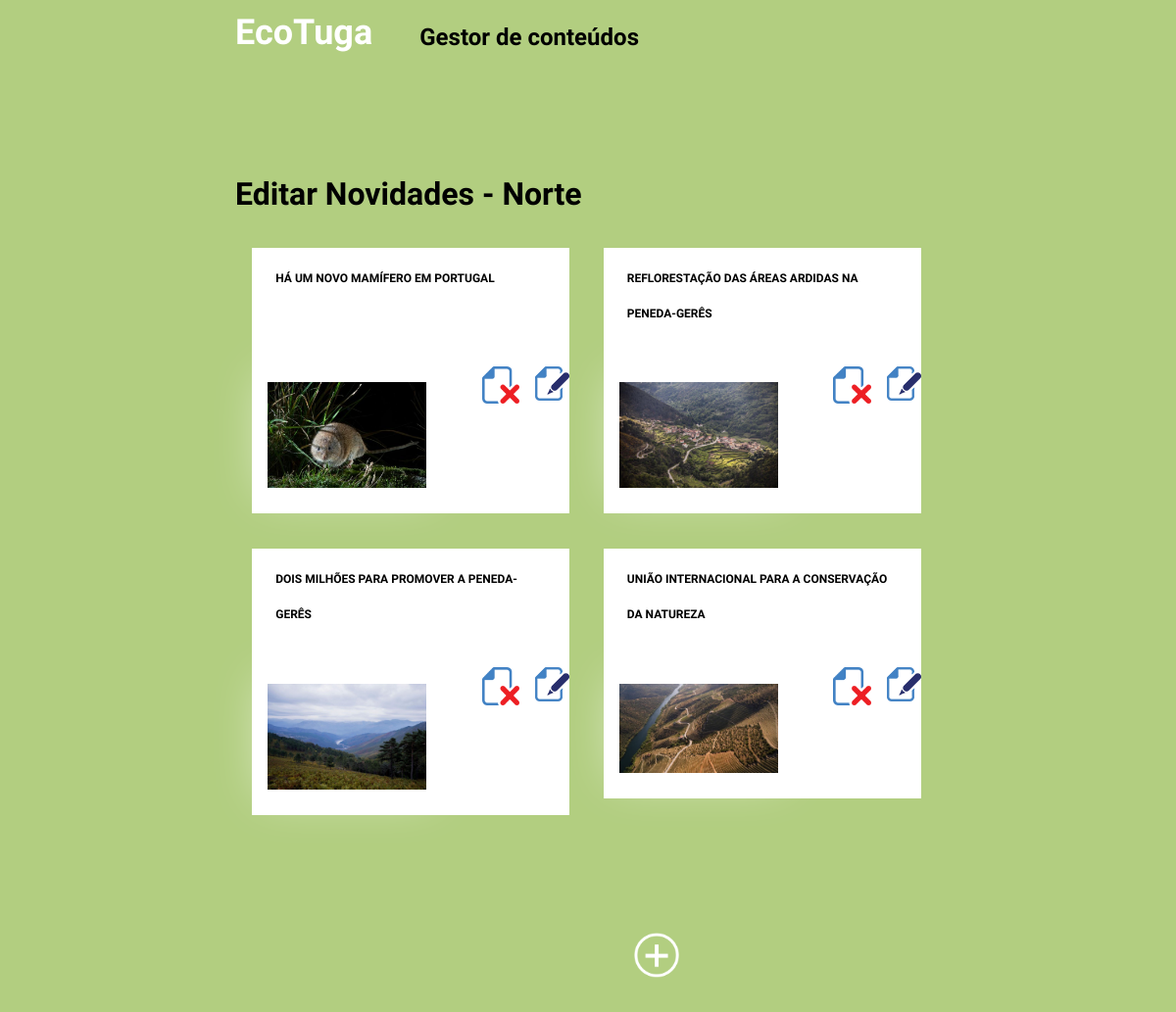
Page /admin/norte.php on the committed database.
### tables this page shows
CREATE TABLE IF NOT EXISTS `norte` (
  `id` int(11) NOT NULL AUTO_INCREMENT,
  `lugar` text NOT NULL,
  `titulo` text NOT NULL,
  `descricao` text NOT NULL,
  `texto` text NOT NULL,
  `imagem` text NOT NULL,
  `outro` text NOT NULL,
  PRIMARY KEY (`id`)
);

### admin/norte.php (the view, shortened to what this page needs)
<?php
  $ligacao = mysqli_connect('localhost','root','','ecotuga_dados');
  mysqli_set_charset($ligacao,'utf8');
  $consulta = mysqli_query($ligacao, "SELECT * FROM norte ORDER BY id");
$norte = array();
while($linha = mysqli_fetch_assoc($consulta)){
  $norte[] = $linha;
};
?>
<!DOCTYPE html>
<html>
<head>
    <link rel="stylesheet" type="text/css" href="css/style.css" >
</head>
<body>
<header id="top">
      <nav id="menu">
            <div class="contentor">
            <a href="index.php"><h1 class="left" id="logo">EcoTuga</h1></a>
            <h2 class="left" id="logo">Gestor de conteúdos</h2>
            </div>
      </nav>
</header>
<div class="contentor">
      <div class="lista">
      <br/>
            <h1>Editar Novidades - Norte</h1>
            <?php for($i=0;$i<count($norte);$i++){ ?>
            <div class="item">
                <div class="lista-index">
                      <h3>
                        <?php echo $norte[$i]['titulo']; ?>
                      </h3>
                  <div class="icones">
                  <a href=" norte_editar.php?id=<?php echo $norte[$i]['id']; ?>" class="botao_editar">
                      <img title="Editar" class="right" src="img/edit.png">
                    </a>
                    <a href="norte.php?id_apagar=<?php echo $norte[$i]['id']; ?>" title="Apagar" class="delete"><img class="delete-icon" src="img/delete.png"></img></a>
              </div>
                    <div class="lista-img">
                        <img src="../img/<?php echo $norte[$i]['imagem']; ?>"></img>
                    </div>
                </div>
            </div>
            <?php } ?>
      <img src="../img/botao-mais.png" id="adicionar_artigo"></img>
      </div>
</div>
</body>
</html>

### admin/css/style.css (style rules this page uses)
* { box-sizing:border-box; }
body { margin:0; font-family: 'Exo', sans-serif; background-color:#B2CE80; }
a { text-decoration:none;color:inherit; }
h1 { margin:0; }
h3 { margin:0; margin-left: 2vw; font-size:1vw; text-transform: uppercase; display: block; width: 86%; height: 9vw; }
.left { float: left; }
.right { float: right; }
.contentor { width: 60%; margin: 0 auto; }
#top { position: fixed; display: block; z-index: 10; top: 0; }
#menu { background-color: #B2CE80; position: fixed; display: block; width: 100%; }
#menu h1 { margin: 1vw 0 1vw 0; font-size: 3vw; color:#FFF; }
#menu h2 { margin:1em 1em 1em 2em; color: #000; }
.contentor { max-width:80%; margin:0 auto; }
.item { display: table; width: 45%; background-color:#fff; margin: 5% 2.4% 0 2.4%; float: left; box-sizing: border-box; height: 100%; max-height: 50%; }
.lista { margin-top: 10em; }
.lista-img img { width:50%; margin:5%; box-shadow: 0 0 2em 0.2em rgba(255, 255, 255, 0.6); }
.lista-index { float:left; width:100%; margin-top: 4%; line-height: 1.5em; font-size: 2vw; }
.delete { float: right; width:11.8%; margin-right: 5%; }
.delete-icon { width: 100%; margin: 0; }
#adicionar_artigo { width: 15%; float:left; display: block; margin: 18% 2.4% 18% 2.4%; padding:0.5em 2em 0.5em 2em ; cursor: pointer; font-size: 1.3vw; box-sizing: border-box; }

### rows in the picture
norte: titulo "HÁ UM NOVO MAMÍFERO EM PORTUGAL", imagem (picture)
norte: titulo "REFLORESTAÇÃO DAS ÁREAS ARDIDAS NA PENEDA-GERÊS", imagem (picture)
norte: titulo "DOIS MILHÕES PARA PROMOVER A PENEDA-GERÊS", imagem (picture)
norte: titulo "UNIÃO INTERNACIONAL PARA A CONSERVAÇÃO DA NATUREZA", imagem (picture)
